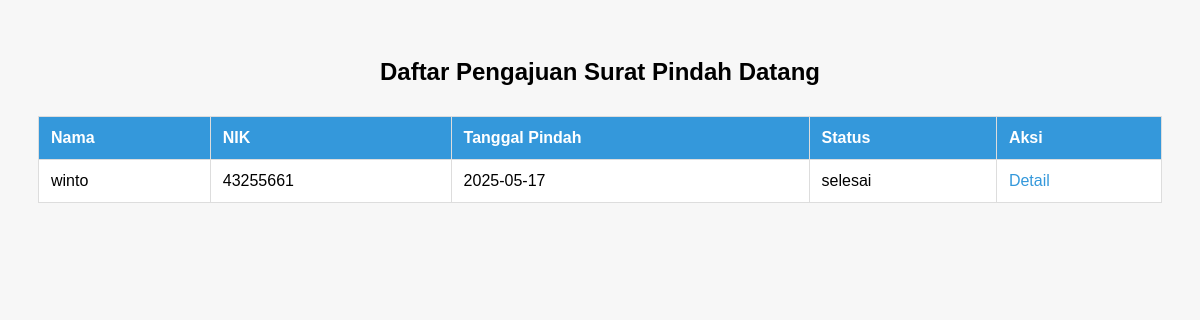
The page /datang/pindah-datang/ (signed in) on the database as committed earlier.
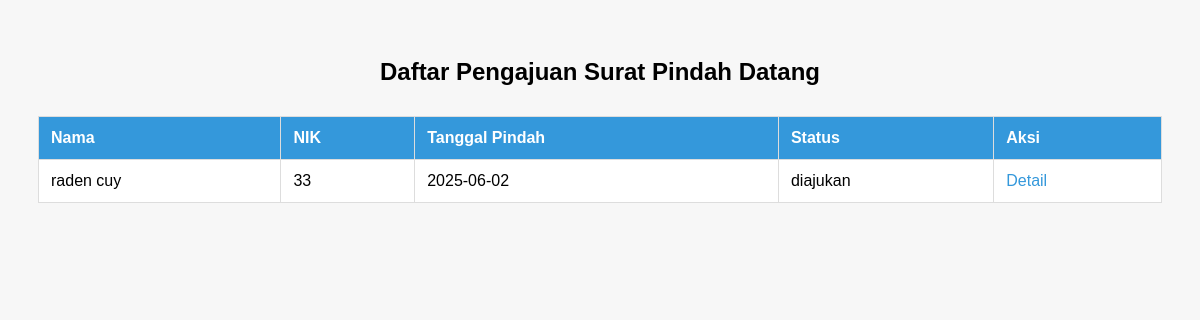
The same page on the database as committed later.
### kembang/models.py (models this page shows, shortened)
class PindahDatang(models.Model):
    user = models.ForeignKey(User, on_delete=models.CASCADE)
    nama = models.CharField(max_length=100)
    nik = models.CharField(max_length=16)
    asal_daerah = models.CharField(max_length=100)
    tujuan_daerah = models.CharField(max_length=100)
    tanggal_pindah = models.DateField()
    alasan_pindah = models.TextField()
    kk_lama = models.FileField(upload_to='pindah_datang/kk_lama/')
    ktp = models.FileField(upload_to='pindah_datang/ktp/')
    surat_pengantar = models.FileField(upload_to='pindah_datang/surat_pengantar/')
    status = models.CharField(max_length=20, choices=STATUS_CHOICES, default='diajukan')
    no_whatsapp = models.CharField(max_length=15, verbose_name="No. WhatsApp")  # tambahkan ini
    hasil_surat = models.FileField(upload_to='hasil_surat/akta_kematian/', blank=True, null=True)

### kembang/views.py (the view)
# urls.py: path('datang/pindah-datang/', views.daftar_pindah_datang, name='daftar_pengajuan_pindah_datang'),
@staff_member_required
def daftar_pindah_datang(request):
    pengajuan = PindahDatang.objects.all().order_by('-tanggal_pindah')
    return render(request, 'admin/daftar_datang.html', {'pengajuan': pengajuan})

### kembang/templates/admin/daftar_datang.html (shortened to what this page needs)
{% load static %}
<!DOCTYPE html>
<html lang="id">
<head>
    <link rel="stylesheet" href="{% static 'css/daftar_pindah.css' %}">
</head>
<body>
    <h2>Daftar Pengajuan Surat Pindah Datang</h2>
    <table>
        <thead>
            <tr>
                <th>Nama</th>
                <th>NIK</th>
                <th>Tanggal Pindah</th>
                <th>Status</th>
                <th>Aksi</th>
            </tr>
        </thead>
        <tbody>
            {% for item in pengajuan %}
            <tr>
                <td>{{ item.nama }}</td>
                <td>{{ item.nik }}</td>
                <td>{{ item.tanggal_pindah|date:"Y-m-d" }}</td>
                <td>{{ item.status }}</td>
                <td><a href="{% url 'detail_pengajuan_pindah_datang' item.pk %}">Detail</a></td>
            </tr>
            {% empty %}
            <tr><td colspan="5">Belum ada pengajuan.</td></tr>
            {% endfor %}
        </tbody>
    </table>
</body>
</html>

Rows that differ between the two databases and show on the page:
changed PindahDatang: nama "winto" → "raden cuy"; nik "43255661" → "33"; tanggal_pindah "2025-05-17" → "2025-06-02"; status "selesai" → "diajukan"
